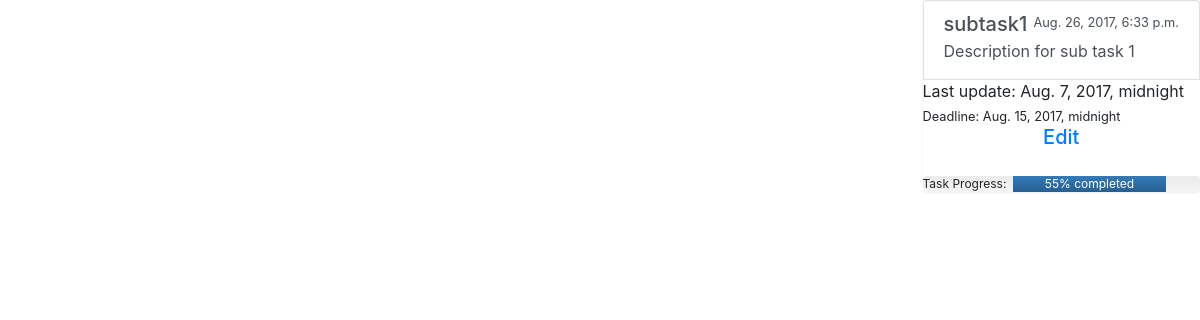
Screenshot of /subtask/1/ with the database file from the repository.
### TMS/models.py (models this page shows)
class SubTask(models.Model):
	title = models.CharField(max_length=100, null = True, blank = True)
	description = models.CharField(max_length=500)
	creationdate = models.DateTimeField(default=timezone.now)
	updatedate = models.DateTimeField(null = True, blank = True)
	deadline = models.DateTimeField(null = True, blank = True)
	progress = models.IntegerField(validators=[MinValueValidator(0), MaxValueValidator(100)])
	iscompleted = models.BooleanField(default=False)
	task = models.ForeignKey(Task)

### TMS/views.py (the view)
# urls.py: url(r"^subtask/(?P<task_id>\d+)/$", views.subtasks, name="sub_task"),
def subtasks(request, task_id):
	message = None
	subtasks = SubTask.objects.filter(task__id = int(task_id))
	if not subtasks:
		message = "No sub tasks for this task"
		tasks = Task.objects.all()
		return render(request, "index.html", {
		"tasks": tasks,
		"message": message
		})
	else:
		return render(request, "sub_task.html",{
			"subtasks": subtasks
			})

### TMS/templates/sub_task.html (shortened to what this page needs)
{% extends 'base.html' %}
{% block content %}
		<div class="row justify-content-end">
		<div class="col-sm-3 align-self-end">
			{% for subtask in subtasks %}
				<div class="list-group">
			  		<a href="/" class="list-group-item list-group-item-action flex-column align-items-start"  data-toggle="list" role="tab" >
				    <div class="d-flex w-100 justify-content-between">
					    <h5 class="mb-1">{{ subtask.title }}</h5>
					    <small>{{ subtask.creationdate }}</small>
				    </div>
				  	<p class="mb-1">{{ subtask.description }}</p>
				  	</a>
				  	<p class="mb-1">Last update: {{ subtask.updatedate }}</p>
				    <small>Deadline: {{ subtask.deadline }}</small>
				  	 <div class="d-flex w-100 justify-content-center">
					    <h5 class="mb-1"> <a href = "#" style=""> Edit </a></h5>
					</div>
				    <div class="progress">
						Task Progress: &nbsp; <div class="progress-bar" role="progressbar" style="width: {{ subtask.progress }}%;" aria-valuenow="25" aria-valuemin="0" aria-valuemax="100">{{ subtask.progress }}% completed</div>
					</div>
			    </div>
			   {% endfor %}
		</div>
	</div>
{% endblock %}

### rows the page displays
SubTask: title "subtask1", creationdate "Aug. 26, 2017, 6:33 p.m.", description "Description for sub task 1", updatedate "Aug. 7, 2017, midnight", deadline "Aug. 15, 2017, midnight", progress "55"
